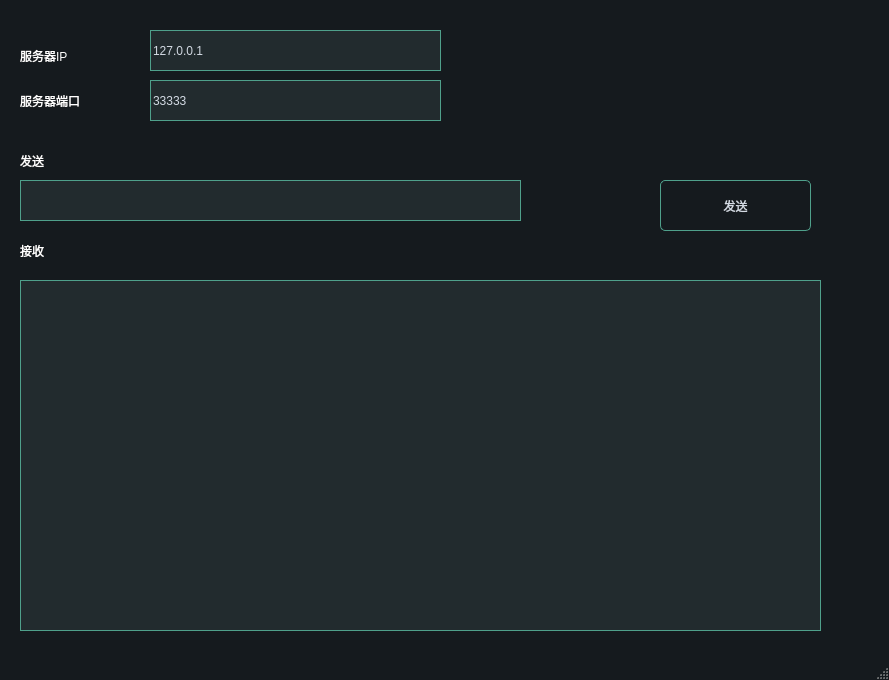
<?xml version="1.0" encoding="UTF-8"?>
<ui version="4.0">
 <class>MainWindow</class>
 <widget class="QMainWindow" name="MainWindow">
  <property name="geometry">
   <rect>
    <x>0</x>
    <y>0</y>
    <width>889</width>
    <height>680</height>
   </rect>
  </property>
  <property name="windowTitle">
   <string>MainWindow</string>
  </property>
  <property name="styleSheet">
   <string notr="true">/*
qss美化 - 黄强老师
*/
QWidget
{  
	font:  16pt &quot;Microsoft YaHei&quot;;
     color:  #ffffff;
}

QLabel {
	
}

QGroupBox {
    border-width: 1px;
	border-style: solid;
	border-color: #4fa08b;   

}

QGroupBox::title {
 
    subcontrol-origin: margin;
    left:20px;
    padding: -10px 5px 0px 5px;
}

QMainWindow {
	background-color:#151a1e;
}
QCalendar {
	background-color: #151a1e;
}
QTextEdit {
	border-width: 1px;
	border-style: solid;
	border-color: #4fa08b;
	background-color: #222b2e;
	color: #d3dae3;
}
QPlainTextEdit {
    font:  10pt &quot;Microsoft YaHei&quot;;
	border-width: 1px;
	border-style: solid;
	border-color: #4fa08b;
	background-color: #222b2e;
	color: #d3dae3;
}
QToolButton {
	border-style: solid;
	border-top-color: qlineargradient(spread:pad, x1:0.5, y1:1, x2:0.5, y2:0, stop:0 rgb(215, 215, 215), stop:1 rgb(222, 222, 222));
	border-right-color: qlineargradient(spread:pad, x1:0, y1:0.5, x2:1, y2:0.5, stop:0 rgb(217, 217, 217), stop:1 rgb(227, 227, 227));
	border-left-color: qlineargradient(spread:pad, x1:0, y1:0.5, x2:1, y2:0.5, stop:0 rgb(227, 227, 227), stop:1 rgb(217, 217, 217));
	border-bottom-color: qlineargradient(spread:pad, x1:0.5, y1:1, x2:0.5, y2:0, stop:0 rgb(215, 215, 215), stop:1 rgb(222, 222, 222));
	border-width: 1px;
	border-radius: 5px;
	color: #d3dae3;
	padding: 2px;
	background-color: rgb(255,255,255);
}
QToolButton:hover{
	border-style: solid;
	border-top-color: qlineargradient(spread:pad, x1:0.5, y1:1, x2:0.5, y2:0, stop:0 rgb(195, 195, 195), stop:1 rgb(222, 222, 222));
	border-right-color: qlineargradient(spread:pad, x1:0, y1:0.5, x2:1, y2:0.5, stop:0 rgb(197, 197, 197), stop:1 rgb(227, 227, 227));
	border-left-color: qlineargradient(spread:pad, x1:0, y1:0.5, x2:1, y2:0.5, stop:0 rgb(227, 227, 227), stop:1 rgb(197, 197, 197));
	border-bottom-color: qlineargradient(spread:pad, x1:0.5, y1:1, x2:0.5, y2:0, stop:0 rgb(195, 195, 195), stop:1 rgb(222, 222, 222));
	border-width: 1px;
	border-radius: 5px;
	color: rgb(0,0,0);
	padding: 2px;
	background-color: rgb(255,255,255);
}
QToolButton:pressed{
	border-style: solid;
	border-top-color: qlineargradient(spread:pad, x1:0.5, y1:1, x2:0.5, y2:0, stop:0 rgb(215, 215, 215), stop:1 rgb(222, 222, 222));
	border-right-color: qlineargradient(spread:pad, x1:0, y1:0.5, x2:1, y2:0.5, stop:0 rgb(217, 217, 217), stop:1 rgb(227, 227, 227));
	border-left-color: qlineargradient(spread:pad, x1:0, y1:0.5, x2:1, y2:0.5, stop:0 rgb(227, 227, 227), stop:1 rgb(217, 217, 217));
	border-bottom-color: qlineargradient(spread:pad, x1:0.5, y1:1, x2:0.5, y2:0, stop:0 rgb(215, 215, 215), stop:1 rgb(222, 222, 222));
	border-width: 1px;
	border-radius: 5px;
	color: rgb(0,0,0);
	padding: 2px;
	background-color: rgb(142,142,142);
}
QPushButton{

    border-width: 1px;
	border-style: solid;
	border-color: #4fa08b; 
 
	border-radius: 5px;
	color: #d3dae3;
	padding: 2px;
	background-color: #151a1e;
}
QPushButton::default{
	border-style: solid;
	border-color: #4fa08b;
	border-width: 1px;
	border-radius: 5px;
	color: #FFFFFF;
	padding: 2px;
	background-color: #151a1e;;
}
QPushButton:hover{
	border-style: solid;
	border-color: #050a0e;
	border-width: 1px;
	border-radius: 5px;
	color: #d3dae3;
	padding: 2px;
	background-color: #1c1f1f;
}
QPushButton:pressed{
	border-style: solid;
	border-color: #050a0e;
	border-width: 1px;
	border-radius: 5px;
	color: #d3dae3;
	padding: 2px;
	background-color: #2c2f2f;
}
QPushButton:disabled{
	border-style: solid;
	border-top-color: qlineargradient(spread:pad, x1:0.5, y1:1, x2:0.5, y2:0, stop:0 rgb(215, 215, 215), stop:1 rgb(222, 222, 222));
	border-right-color: qlineargradient(spread:pad, x1:0, y1:0.5, x2:1, y2:0.5, stop:0 rgb(217, 217, 217), stop:1 rgb(227, 227, 227));
	border-left-color: qlineargradient(spread:pad, x1:0, y1:0.5, x2:1, y2:0.5, stop:0 rgb(227, 227, 227), stop:1 rgb(217, 217, 217));
	border-bottom-color: qlineargradient(spread:pad, x1:0.5, y1:1, x2:0.5, y2:0, stop:0 rgb(215, 215, 215), stop:1 rgb(222, 222, 222));
	border-width: 1px;
	border-radius: 5px;
	color: #808086;
	padding: 2px;
	background-color: rgb(142,142,142);
}
QLineEdit {
	border-width: 1px;
	border-style: solid;
	border-color: #4fa08b;
	background-color: #222b2e;
	color: #d3dae3;
}



QLCDNumber {
	color: #4d9b87;
}
QProgressBar {
	text-align: center;
	color: #d3dae3;
	border-radius: 10px;
	border-color: transparent;
	border-style: solid;
	background-color: #52595d;
}
QProgressBar::chunk {
	background-color: #214037	;
	border-radius: 10px;
}
QMenuBar {
	background-color: #151a1e;
}
QMenuBar::item {
	color: #d3dae3;
  	spacing: 3px;
  	padding: 1px 4px;
	background-color: #151a1e;
}

QMenuBar::item:selected {
  	background-color: #252a2e;
	color: #FFFFFF;
}
QMenu {
	background-color: #151a1e;
}
QMenu::item:selected {
	background-color: #252a2e;
	color: #FFFFFF;
}
QMenu::item {
	color: #d3dae3;
	background-color: #151a1e;
}
QTabWidget {
	color:rgb(0,0,0);
	background-color:#000000;
}
QTabWidget::pane {
		border-color: #050a0e;
		background-color: #1e282c;
		border-style: solid;
		border-width: 1px;
    	border-bottom-left-radius: 4px;
		border-bottom-right-radius: 4px;
}
QTabBar::tab:first {
	border-style: solid;
	border-left-width:1px;
	border-right-width:0px;
	border-top-width:1px;
	border-bottom-width:0px;
	border-top-color: #050a0e;
	border-left-color: #050a0e;
	border-bottom-color: #050a0e;
	border-top-left-radius: 4px;
	color: #d3dae3;
	padding: 3px;
	margin-left:0px;
	background-color: #151a1e;
}
QTabBar::tab:last {
	border-style: solid;
	border-top-width:1px;
	border-left-width:1px;
	border-right-width:1px;
	border-bottom-width:0px;
	border-color: #050a0e;
	border-top-right-radius: 4px;
	color: #d3dae3;
	padding: 3px;
	margin-left:0px;
	background-color: #151a1e;
}
QTabBar::tab {
	border-style: solid;
	border-top-width:1px;
	border-bottom-width:0px;
	border-left-width:1px;
	border-top-color: #050a0e;
	border-left-color: #050a0e;
	border-bottom-color: #050a0e;
	color: #d3dae3;
	padding: 3px;
	margin-left:0px;
	background-color: #151a1e;
}
QTabBar::tab:selected, QTabBar::tab:last:selected, QTabBar::tab:hover {
  	border-style: solid;
  	border-left-width:1px;
	border-bottom-width:0px;
	border-right-color: transparent;
	border-top-color: #050a0e;
	border-left-color: #050a0e;
	border-bottom-color: #050a0e;
	color: #FFFFFF;
	padding: 3px;
	margin-left:0px;
	background-color: #1e282c;
}

QTabBar::tab:selected, QTabBar::tab:first:selected, QTabBar::tab:hover {
  	border-style: solid;
  	border-left-width:1px;
  	border-bottom-width:0px;
  	border-top-width:1px;
	border-right-color: transparent;
	border-top-color: #050a0e;
	border-left-color: #050a0e;
	border-bottom-color: #050a0e;
	color: #FFFFFF;
	padding: 3px;
	margin-left:0px;
	background-color: #1e282c;
}

QCheckBox { 
	padding: 2px;
}
QCheckBox:disabled {
	color: #808086;
	padding: 2px;
}

QCheckBox:hover {
	border-radius:4px;
	border-style:solid;
	padding-left: 1px;
	padding-right: 1px;
	padding-bottom: 1px;
	padding-top: 1px;
	border-width:1px;
	border-color: transparent;
}
QCheckBox::indicator:checked {

	height: 10px;
	width: 10px;
	border-style:solid;
	border-width: 1px;
	border-color: #4fa08b; 
	background-color:  #4fa08b;
}
QCheckBox::indicator:unchecked {

	height: 10px;
	width: 10px;
	border-style:solid;
	border-width: 1px;
	border-color: #4fa08b;
	background-color:  #FFFFFF;
}
QRadioButton {
	color: #d3dae3;
	padding: 1px;
}
QRadioButton::indicator:checked {
	height: 10px;
	width: 10px;
	border-style:solid;
	border-radius:5px;
	border-width: 1px;
	border-color: #4fa08b;
	color: #a9b7c6;
	background-color: qradialgradient(cx:0.5, cy:0.5, radius:0.4,fx:0.5, fy:0.5, stop:0 #4fa08b, stop:1 #1e282c);
}
QRadioButton::indicator:!checked {
	height: 10px;
	width: 10px;
	border-style:solid;
	border-radius:5px;
	border-width: 1px;
	border-color: #4fa08b;
	color: #a9b7c6;
	background-color: transparent;
}
QStatusBar {
	color:#027f7f;
}
QSpinBox {
	color: #d3dae3;
	background-color: #222b2e;
	border-width: 1px;
	border-style: solid;
	border-color: #4fa08b;
}
QDoubleSpinBox {
	color: #d3dae3;
	background-color: #222b2e;
	border-width: 1px;
	border-style: solid;
	border-color: #4fa08b;
}
QTimeEdit {
	color: #d3dae3;
	background-color: #222b2e;
	border-width: 1px;
	border-style: solid;
	border-color: #4fa08b;
}
QDateTimeEdit {
	color: #d3dae3;
	background-color: #222b2e;
	border-width: 1px;
	border-style: solid;
	border-color: #4fa08b;
}
QDateEdit {
	color: #d3dae3;
	background-color: #222b2e;
	border-width: 1px;
	border-style: solid;
	border-color: #4fa08b;
}
QFontComboBox {
	color: #d3dae3;
	background-color: #222b2e;
	border-width: 1px;
	border-style: solid;
	border-color: #4fa08b;
}
QComboBox {
	color: #d3dae3;
	background-color: #222b2e;
	border-width: 1px;
	border-style: solid;
	border-color: #4fa08b;
}
/* 下拉后，整个下拉窗体样式 */
QComboBox QAbstractItemView {
    outline: 0px solid gray;   /* 选定项的虚框 */
    border: 1px solid  #4fa08b;   /* 整个下拉窗体的边框 */ 
    background-color: #222b2e; /* 整个下拉窗体的背景色 */
    selection-background-color: #4fa08b;   /* 整个下拉窗体被选中项的背景色 */
}
QComboBox:disabled
{ 
background-color: gray; /* 整个下拉窗体的背景色 */
}

QDial {
	background: #16a085;
}

QToolBox {
	color: #a9b7c6;
	background-color: #222b2e;
}
QToolBox::tab {
	color: #a9b7c6;
	background-color:#222b2e;
}
QToolBox::tab:selected {
	color: #FFFFFF;
	background-color:#222b2e;
}
QScrollArea {
	color: #FFFFFF;
	background-color:#222b2e;
}
QSlider::groove:horizontal {
	height: 5px;
	background-color: #52595d;
}
QSlider::groove:vertical {
	width: 5px;
	background-color: #52595d;
}
QSlider::handle:horizontal {
	background: #1a2224;
	border-style: solid;
	border-width: 1px;
	border-color: rgb(207,207,207);
	width: 12px;
	margin: -5px 0;
	border-radius: 7px;
}
QSlider::handle:vertical {
	background: #1a2224;
	border-style: solid;
	border-width: 1px;
	border-color: rgb(207,207,207);
	height: 12px;
	margin: 0 -5px;
	border-radius: 7px;
}
QSlider::add-page:horizontal {
    background: #52595d;
}
QSlider::add-page:vertical {
    background: #52595d;
}
QSlider::sub-page:horizontal {
    background-color: #15433a;
}
QSlider::sub-page:vertical {
    background-color: #15433a;
}
QScrollBar:horizontal {
	max-height: 10px;
	border: 1px transparent grey;
	margin: 0px 20px 0px 20px;
	background: transparent;
}
QScrollBar:vertical {
	max-width: 10px;
	border: 1px transparent grey;
	margin: 20px 0px 20px 0px;
	background: transparent;
}
QScrollBar::handle:horizontal {
	background: #52595d;
	border-style: transparent;
	border-radius: 4px;
	min-width: 25px;
}
QScrollBar::handle:horizontal:hover {
	background: #58a492;
	border-style: transparent;
	border-radius: 4px;
	min-width: 25px;
}
QScrollBar::handle:vertical {
	background: #52595d;
	border-style: transparent;
	border-radius: 4px;
	min-height: 25px;
}
QScrollBar::handle:vertical:hover {
	background: #58a492;
	border-style: transparent;
	border-radius: 4px;
	min-height: 25px;
}
QScrollBar::add-line:horizontal {
   border: 2px transparent grey;
   border-top-right-radius: 4px;
   border-bottom-right-radius: 4px;
   background: #15433a;
   width: 20px;
   subcontrol-position: right;
   subcontrol-origin: margin;
}
QScrollBar::add-line:horizontal:pressed {
   border: 2px transparent grey;
   border-top-right-radius: 4px;
   border-bottom-right-radius: 4px;
   background: rgb(181,181,181);
   width: 20px;
   subcontrol-position: right;
   subcontrol-origin: margin;
}
QScrollBar::add-line:vertical {
   border: 2px transparent grey;
   border-bottom-left-radius: 4px;
   border-bottom-right-radius: 4px;
   background: #15433a;
   height: 20px;
   subcontrol-position: bottom;
   subcontrol-origin: margin;
}
QScrollBar::add-line:vertical:pressed {
   border: 2px transparent grey;
   border-bottom-left-radius: 4px;
   border-bottom-right-radius: 4px;
   background: rgb(181,181,181);
   height: 20px;
   subcontrol-position: bottom;
   subcontrol-origin: margin;
}
QScrollBar::sub-line:horizontal {
   border: 2px transparent grey;
   border-top-left-radius: 4px;
   border-bottom-left-radius: 4px;
   background: #15433a;
   width: 20px;
   subcontrol-position: left;
   subcontrol-origin: margin;
}
QScrollBar::sub-line:horizontal:pressed {
   border: 2px transparent grey;
   border-top-left-radius: 4px;
   border-bottom-left-radius: 4px;
   background: rgb(181,181,181);
   width: 20px;
   subcontrol-position: left;
   subcontrol-origin: margin;
}
QScrollBar::sub-line:vertical {
   border: 2px transparent grey;
   border-top-left-radius: 4px;
   border-top-right-radius: 4px;
   background: #15433a;
   height: 20px;
   subcontrol-position: top;
   subcontrol-origin: margin;
}
QScrollBar::sub-line:vertical:pressed {
   border: 2px transparent grey;
   border-top-left-radius: 4px;
   border-top-right-radius: 4px;
   background: rgb(181,181,181);
   height: 20px;
   subcontrol-position: top;
   subcontrol-origin: margin;
}

QScrollBar::add-page:horizontal, QScrollBar::sub-page:horizontal {
   background: none;
}
QScrollBar::add-page:vertical, QScrollBar::sub-page:vertical {
   background: none;
}</string>
  </property>
  <widget class="QWidget" name="centralwidget">
   <widget class="QLabel" name="label">
    <property name="geometry">
     <rect>
      <x>20</x>
      <y>40</y>
      <width>121</width>
      <height>31</height>
     </rect>
    </property>
    <property name="text">
     <string>服务器IP</string>
    </property>
   </widget>
   <widget class="QLabel" name="label_2">
    <property name="geometry">
     <rect>
      <x>20</x>
      <y>80</y>
      <width>111</width>
      <height>41</height>
     </rect>
    </property>
    <property name="text">
     <string>服务器端口</string>
    </property>
   </widget>
   <widget class="QLineEdit" name="lineEditIP">
    <property name="geometry">
     <rect>
      <x>150</x>
      <y>30</y>
      <width>291</width>
      <height>41</height>
     </rect>
    </property>
    <property name="text">
     <string>127.0.0.1</string>
    </property>
   </widget>
   <widget class="QLineEdit" name="lineEditPort">
    <property name="geometry">
     <rect>
      <x>150</x>
      <y>80</y>
      <width>291</width>
      <height>41</height>
     </rect>
    </property>
    <property name="text">
     <string>33333</string>
    </property>
   </widget>
   <widget class="QPushButton" name="pushButtonSend">
    <property name="geometry">
     <rect>
      <x>660</x>
      <y>180</y>
      <width>151</width>
      <height>51</height>
     </rect>
    </property>
    <property name="text">
     <string>发送</string>
    </property>
   </widget>
   <widget class="QLineEdit" name="lineEditSend">
    <property name="geometry">
     <rect>
      <x>20</x>
      <y>180</y>
      <width>501</width>
      <height>41</height>
     </rect>
    </property>
   </widget>
   <widget class="QLabel" name="label_3">
    <property name="geometry">
     <rect>
      <x>20</x>
      <y>140</y>
      <width>111</width>
      <height>41</height>
     </rect>
    </property>
    <property name="text">
     <string>发送</string>
    </property>
   </widget>
   <widget class="QPlainTextEdit" name="plainTextEditRecv">
    <property name="geometry">
     <rect>
      <x>20</x>
      <y>280</y>
      <width>801</width>
      <height>351</height>
     </rect>
    </property>
   </widget>
   <widget class="QLabel" name="label_4">
    <property name="geometry">
     <rect>
      <x>20</x>
      <y>230</y>
      <width>111</width>
      <height>41</height>
     </rect>
    </property>
    <property name="text">
     <string>接收</string>
    </property>
   </widget>
  </widget>
  <widget class="QMenuBar" name="menubar">
   <property name="geometry">
    <rect>
     <x>0</x>
     <y>0</y>
     <width>889</width>
     <height>38</height>
    </rect>
   </property>
  </widget>
  <widget class="QStatusBar" name="statusbar"/>
 </widget>
 <resources/>
 <connections/>
</ui>
